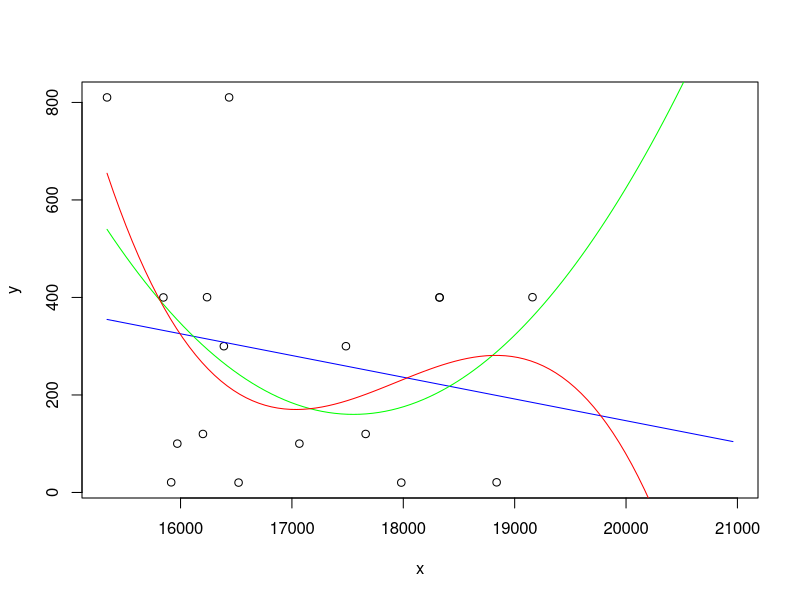

Source code (R):

# === DATOS === (((
long_prediccion = 1800 # cantidad_en_dias_de_predicción
v_datos = read.csv('data.csv', header = TRUE, sep = ",")
v_datos$x = as.numeric(as.Date(v_datos$start_date))
v_datos$y = v_datos$salary
attach(v_datos)
datos = data.frame(x = seq(min(v_datos$x) , max(v_datos$x) + long_prediccion, length.out = 100))
pdf("1_MODELOS.pdf")
plot(y ~ x, data = v_datos, xlim=c(min(v_datos$x) , max(v_datos$x) + long_prediccion))
# )))

# === ANALISIS DE REGRESION LINEAL === (((
sprintf(" --- REGRESION LINEAL --- ")
modelo = lm(y ~ x)
pred = predict(modelo, newdata = datos)
with(datos, lines(x = x, y = pred, col = "blue"))
modelo$coefficients
sprintf("Error:")
sum(abs(y - fitted(modelo)) )
# )))

# === ANALISIS DE REGRESION CUARATICA === (((
sprintf(" --- REGRESION CUADRATICA --- ")
modelo = lm(y ~ poly(x, 2))
pred = predict(modelo, newdata = datos)
with(datos, lines(x = x, y = pred, col = "green"))
modelo$coefficients
sprintf("Error:")
sum(abs(y - fitted(modelo)) )
# )))

# === ANALISIS DE REGRESION CUBICA === (((
sprintf(" --- REGRESION CUBICA --- ")
modelo = lm(y ~ poly(x, 3))
pred = predict(modelo, newdata = datos)
with(datos, lines(x = x, y = pred, col = "red"))
modelo$coefficients
sprintf("Error:")
sum(abs(y - fitted(modelo)) )
# )))

